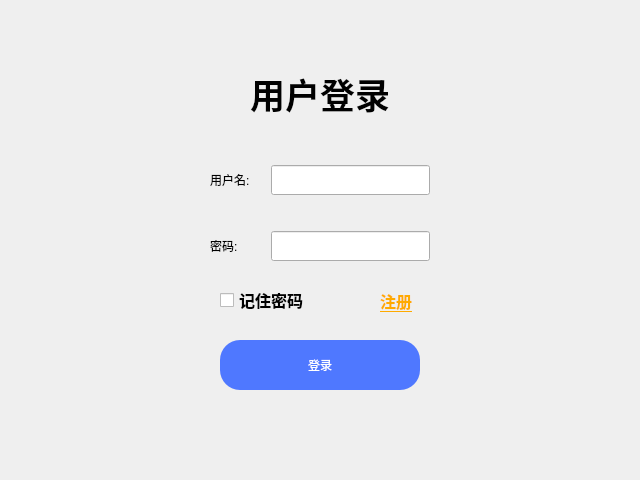
<?xml version="1.0" encoding="UTF-8"?>
<ui version="4.0">
 <class>Login</class>
 <widget class="QDialog" name="Login">
  <property name="geometry">
   <rect>
    <x>0</x>
    <y>0</y>
    <width>640</width>
    <height>480</height>
   </rect>
  </property>
  <property name="minimumSize">
   <size>
    <width>640</width>
    <height>480</height>
   </size>
  </property>
  <property name="windowTitle">
   <string>Dialog</string>
  </property>
  <layout class="QVBoxLayout" name="verticalLayout">
   <property name="spacing">
    <number>0</number>
   </property>
   <property name="leftMargin">
    <number>0</number>
   </property>
   <property name="topMargin">
    <number>0</number>
   </property>
   <property name="rightMargin">
    <number>0</number>
   </property>
   <property name="bottomMargin">
    <number>0</number>
   </property>
   <item>
    <widget class="TitleWidget" name="title_widget" native="true"/>
   </item>
   <item>
    <widget class="QStackedWidget" name="stackedWidget">
     <property name="currentIndex">
      <number>0</number>
     </property>
     <widget class="QWidget" name="login_page">
      <layout class="QVBoxLayout" name="verticalLayout_3">
       <item>
        <spacer name="verticalSpacer">
         <property name="orientation">
          <enum>Qt::Vertical</enum>
         </property>
         <property name="sizeHint" stdset="0">
          <size>
           <width>20</width>
           <height>33</height>
          </size>
         </property>
        </spacer>
       </item>
       <item>
        <widget class="QWidget" name="widget" native="true">
         <layout class="QHBoxLayout" name="horizontalLayout_3">
          <item>
           <spacer name="horizontalSpacer">
            <property name="orientation">
             <enum>Qt::Horizontal</enum>
            </property>
            <property name="sizeHint" stdset="0">
             <size>
              <width>103</width>
              <height>20</height>
             </size>
            </property>
           </spacer>
          </item>
          <item>
           <widget class="QWidget" name="widget_2" native="true">
            <layout class="QVBoxLayout" name="verticalLayout_2">
             <item>
              <widget class="QWidget" name="widget_6" native="true">
               <layout class="QHBoxLayout" name="horizontalLayout_4">
                <item>
                 <widget class="QLabel" name="label_3">
                  <property name="font">
                   <font>
                    <family>华文新魏</family>
                    <pointsize>26</pointsize>
                    <weight>75</weight>
                    <bold>true</bold>
                   </font>
                  </property>
                  <property name="text">
                   <string>用户登录</string>
                  </property>
                  <property name="alignment">
                   <set>Qt::AlignCenter</set>
                  </property>
                 </widget>
                </item>
               </layout>
              </widget>
             </item>
             <item>
              <widget class="QWidget" name="widget_7" native="true">
               <property name="minimumSize">
                <size>
                 <width>0</width>
                 <height>15</height>
                </size>
               </property>
              </widget>
             </item>
             <item>
              <widget class="QWidget" name="widget_3" native="true">
               <layout class="QGridLayout" name="gridLayout">
                <item row="2" column="0">
                 <widget class="QLabel" name="label_2">
                  <property name="text">
                   <string>密码:</string>
                  </property>
                 </widget>
                </item>
                <item row="0" column="2">
                 <widget class="QLineEdit" name="log_usr">
                  <property name="minimumSize">
                   <size>
                    <width>0</width>
                    <height>25</height>
                   </size>
                  </property>
                  <property name="font">
                   <font>
                    <family>Aharoni</family>
                    <pointsize>12</pointsize>
                    <weight>75</weight>
                    <bold>true</bold>
                   </font>
                  </property>
                  <property name="alignment">
                   <set>Qt::AlignCenter</set>
                  </property>
                 </widget>
                </item>
                <item row="2" column="2">
                 <widget class="QLineEdit" name="log_pwd">
                  <property name="minimumSize">
                   <size>
                    <width>0</width>
                    <height>25</height>
                   </size>
                  </property>
                  <property name="font">
                   <font>
                    <family>Aharoni</family>
                    <pointsize>12</pointsize>
                    <weight>75</weight>
                    <bold>true</bold>
                   </font>
                  </property>
                  <property name="alignment">
                   <set>Qt::AlignCenter</set>
                  </property>
                 </widget>
                </item>
                <item row="0" column="0">
                 <widget class="QLabel" name="label">
                  <property name="text">
                   <string>用户名:</string>
                  </property>
                 </widget>
                </item>
                <item row="0" column="1">
                 <spacer name="horizontalSpacer_4">
                  <property name="orientation">
                   <enum>Qt::Horizontal</enum>
                  </property>
                  <property name="sizeType">
                   <enum>QSizePolicy::Fixed</enum>
                  </property>
                  <property name="sizeHint" stdset="0">
                   <size>
                    <width>15</width>
                    <height>20</height>
                   </size>
                  </property>
                 </spacer>
                </item>
                <item row="1" column="0">
                 <spacer name="verticalSpacer_3">
                  <property name="orientation">
                   <enum>Qt::Vertical</enum>
                  </property>
                  <property name="sizeType">
                   <enum>QSizePolicy::Fixed</enum>
                  </property>
                  <property name="sizeHint" stdset="0">
                   <size>
                    <width>20</width>
                    <height>30</height>
                   </size>
                  </property>
                 </spacer>
                </item>
               </layout>
              </widget>
             </item>
             <item>
              <widget class="QWidget" name="widget_4" native="true">
               <layout class="QHBoxLayout" name="horizontalLayout_2">
                <item>
                 <spacer name="horizontalSpacer_11">
                  <property name="orientation">
                   <enum>Qt::Horizontal</enum>
                  </property>
                  <property name="sizeType">
                   <enum>QSizePolicy::Fixed</enum>
                  </property>
                  <property name="sizeHint" stdset="0">
                   <size>
                    <width>10</width>
                    <height>20</height>
                   </size>
                  </property>
                 </spacer>
                </item>
                <item>
                 <widget class="QCheckBox" name="rember_pwd">
                  <property name="font">
                   <font>
                    <family>新宋体</family>
                    <pointsize>12</pointsize>
                    <weight>75</weight>
                    <bold>true</bold>
                   </font>
                  </property>
                  <property name="text">
                   <string>记住密码</string>
                  </property>
                 </widget>
                </item>
                <item>
                 <spacer name="horizontalSpacer_3">
                  <property name="orientation">
                   <enum>Qt::Horizontal</enum>
                  </property>
                  <property name="sizeHint" stdset="0">
                   <size>
                    <width>40</width>
                    <height>20</height>
                   </size>
                  </property>
                 </spacer>
                </item>
                <item>
                 <widget class="QToolButton" name="log_register_btn">
                  <property name="font">
                   <font>
                    <family>新宋体</family>
                    <pointsize>12</pointsize>
                    <weight>75</weight>
                    <bold>true</bold>
                    <underline>true</underline>
                   </font>
                  </property>
                  <property name="styleSheet">
                   <string notr="true">color: rgb(255, 170, 0);</string>
                  </property>
                  <property name="text">
                   <string>注册</string>
                  </property>
                  <property name="autoRaise">
                   <bool>true</bool>
                  </property>
                 </widget>
                </item>
                <item>
                 <spacer name="horizontalSpacer_12">
                  <property name="orientation">
                   <enum>Qt::Horizontal</enum>
                  </property>
                  <property name="sizeType">
                   <enum>QSizePolicy::Fixed</enum>
                  </property>
                  <property name="sizeHint" stdset="0">
                   <size>
                    <width>10</width>
                    <height>20</height>
                   </size>
                  </property>
                 </spacer>
                </item>
               </layout>
              </widget>
             </item>
             <item>
              <widget class="QWidget" name="widget_5" native="true">
               <layout class="QHBoxLayout" name="horizontalLayout">
                <item>
                 <widget class="QToolButton" name="login_btn">
                  <property name="minimumSize">
                   <size>
                    <width>200</width>
                    <height>50</height>
                   </size>
                  </property>
                  <property name="styleSheet">
                   <string notr="true">#login_btn{font: 75 18pt &quot;Consolas&quot;;
color: rgb(255, 255, 255);
background-color: rgb(79, 120, 255);
border-radius:20px;
}
#login_btn:hover{
	background-color: rgb(144, 32, 255);
}</string>
                  </property>
                  <property name="text">
                   <string>登录</string>
                  </property>
                  <property name="autoRaise">
                   <bool>true</bool>
                  </property>
                 </widget>
                </item>
               </layout>
              </widget>
             </item>
             <item>
              <widget class="QWidget" name="widget_8" native="true">
               <property name="minimumSize">
                <size>
                 <width>0</width>
                 <height>15</height>
                </size>
               </property>
              </widget>
             </item>
            </layout>
           </widget>
          </item>
          <item>
           <spacer name="horizontalSpacer_2">
            <property name="orientation">
             <enum>Qt::Horizontal</enum>
            </property>
            <property name="sizeHint" stdset="0">
             <size>
              <width>102</width>
              <height>20</height>
             </size>
            </property>
           </spacer>
          </item>
         </layout>
        </widget>
       </item>
       <item>
        <spacer name="verticalSpacer_2">
         <property name="orientation">
          <enum>Qt::Vertical</enum>
         </property>
         <property name="sizeHint" stdset="0">
          <size>
           <width>20</width>
           <height>34</height>
          </size>
         </property>
        </spacer>
       </item>
      </layout>
     </widget>
     <widget class="QWidget" name="register_page">
      <layout class="QVBoxLayout" name="verticalLayout_5">
       <item>
        <spacer name="verticalSpacer_5">
         <property name="orientation">
          <enum>Qt::Vertical</enum>
         </property>
         <property name="sizeHint" stdset="0">
          <size>
           <width>20</width>
           <height>22</height>
          </size>
         </property>
        </spacer>
       </item>
       <item>
        <widget class="QWidget" name="widget_9" native="true">
         <layout class="QHBoxLayout" name="horizontalLayout_5">
          <item>
           <spacer name="horizontalSpacer_5">
            <property name="orientation">
             <enum>Qt::Horizontal</enum>
            </property>
            <property name="sizeHint" stdset="0">
             <size>
              <width>119</width>
              <height>20</height>
             </size>
            </property>
           </spacer>
          </item>
          <item>
           <widget class="QWidget" name="widget_10" native="true">
            <layout class="QVBoxLayout" name="verticalLayout_4">
             <item>
              <widget class="QWidget" name="widget_11" native="true">
               <layout class="QHBoxLayout" name="horizontalLayout_6">
                <item>
                 <widget class="QLabel" name="label_4">
                  <property name="font">
                   <font>
                    <family>华文新魏</family>
                    <pointsize>26</pointsize>
                    <weight>75</weight>
                    <bold>true</bold>
                   </font>
                  </property>
                  <property name="text">
                   <string>用户注册</string>
                  </property>
                  <property name="alignment">
                   <set>Qt::AlignCenter</set>
                  </property>
                 </widget>
                </item>
               </layout>
              </widget>
             </item>
             <item>
              <widget class="QWidget" name="widget_13" native="true">
               <layout class="QGridLayout" name="gridLayout_2">
                <item row="5" column="0">
                 <widget class="QLabel" name="label_10">
                  <property name="text">
                   <string>邮  箱：</string>
                  </property>
                 </widget>
                </item>
                <item row="4" column="0">
                 <widget class="QLabel" name="label_9">
                  <property name="text">
                   <string>手  机：</string>
                  </property>
                 </widget>
                </item>
                <item row="4" column="2">
                 <widget class="QLineEdit" name="reg_phone">
                  <property name="minimumSize">
                   <size>
                    <width>0</width>
                    <height>25</height>
                   </size>
                  </property>
                  <property name="font">
                   <font>
                    <family>宋体</family>
                   </font>
                  </property>
                  <property name="alignment">
                   <set>Qt::AlignCenter</set>
                  </property>
                 </widget>
                </item>
                <item row="3" column="2">
                 <widget class="QLineEdit" name="reg_surepwd">
                  <property name="minimumSize">
                   <size>
                    <width>0</width>
                    <height>25</height>
                   </size>
                  </property>
                  <property name="font">
                   <font>
                    <family>宋体</family>
                   </font>
                  </property>
                  <property name="echoMode">
                   <enum>QLineEdit::Password</enum>
                  </property>
                  <property name="alignment">
                   <set>Qt::AlignCenter</set>
                  </property>
                 </widget>
                </item>
                <item row="3" column="0">
                 <widget class="QLabel" name="label_8">
                  <property name="text">
                   <string>确定密码：</string>
                  </property>
                 </widget>
                </item>
                <item row="5" column="2">
                 <widget class="QLineEdit" name="reg_mail">
                  <property name="minimumSize">
                   <size>
                    <width>0</width>
                    <height>25</height>
                   </size>
                  </property>
                  <property name="font">
                   <font>
                    <family>宋体</family>
                   </font>
                  </property>
                  <property name="alignment">
                   <set>Qt::AlignCenter</set>
                  </property>
                 </widget>
                </item>
                <item row="0" column="0">
                 <widget class="QLabel" name="label_5">
                  <property name="text">
                   <string>用户名：</string>
                  </property>
                 </widget>
                </item>
                <item row="2" column="0">
                 <widget class="QLabel" name="label_7">
                  <property name="text">
                   <string>密  码：</string>
                  </property>
                 </widget>
                </item>
                <item row="1" column="2">
                 <widget class="QLineEdit" name="reg_nickname">
                  <property name="minimumSize">
                   <size>
                    <width>0</width>
                    <height>25</height>
                   </size>
                  </property>
                  <property name="font">
                   <font>
                    <family>宋体</family>
                   </font>
                  </property>
                  <property name="alignment">
                   <set>Qt::AlignCenter</set>
                  </property>
                 </widget>
                </item>
                <item row="2" column="2">
                 <widget class="QLineEdit" name="reg_pwd">
                  <property name="minimumSize">
                   <size>
                    <width>0</width>
                    <height>25</height>
                   </size>
                  </property>
                  <property name="font">
                   <font>
                    <family>宋体</family>
                   </font>
                  </property>
                  <property name="echoMode">
                   <enum>QLineEdit::Password</enum>
                  </property>
                  <property name="alignment">
                   <set>Qt::AlignCenter</set>
                  </property>
                 </widget>
                </item>
                <item row="1" column="0">
                 <widget class="QLabel" name="label_6">
                  <property name="text">
                   <string>昵  称：</string>
                  </property>
                 </widget>
                </item>
                <item row="0" column="2">
                 <widget class="QLineEdit" name="reg_usr">
                  <property name="minimumSize">
                   <size>
                    <width>0</width>
                    <height>25</height>
                   </size>
                  </property>
                  <property name="font">
                   <font>
                    <family>宋体</family>
                   </font>
                  </property>
                  <property name="alignment">
                   <set>Qt::AlignCenter</set>
                  </property>
                 </widget>
                </item>
                <item row="0" column="1">
                 <spacer name="horizontalSpacer_6">
                  <property name="orientation">
                   <enum>Qt::Horizontal</enum>
                  </property>
                  <property name="sizeType">
                   <enum>QSizePolicy::Fixed</enum>
                  </property>
                  <property name="sizeHint" stdset="0">
                   <size>
                    <width>15</width>
                    <height>20</height>
                   </size>
                  </property>
                 </spacer>
                </item>
               </layout>
              </widget>
             </item>
             <item>
              <widget class="QWidget" name="widget_15" native="true">
               <layout class="QHBoxLayout" name="horizontalLayout_8">
                <item>
                 <widget class="QToolButton" name="register_btn">
                  <property name="minimumSize">
                   <size>
                    <width>200</width>
                    <height>50</height>
                   </size>
                  </property>
                  <property name="styleSheet">
                   <string notr="true">#register_btn{font: 75 18pt &quot;Consolas&quot;;
color: rgb(255, 255, 255);
background-color: rgb(79, 120, 255);
border-radius:20px;
}
#register_btn:hover{
	background-color: rgb(144, 32, 255);
}</string>
                  </property>
                  <property name="text">
                   <string>注册</string>
                  </property>
                  <property name="autoRaise">
                   <bool>true</bool>
                  </property>
                 </widget>
                </item>
               </layout>
              </widget>
             </item>
             <item>
              <widget class="QWidget" name="widget_16" native="true">
               <property name="minimumSize">
                <size>
                 <width>0</width>
                 <height>15</height>
                </size>
               </property>
              </widget>
             </item>
            </layout>
           </widget>
          </item>
          <item>
           <spacer name="horizontalSpacer_8">
            <property name="orientation">
             <enum>Qt::Horizontal</enum>
            </property>
            <property name="sizeHint" stdset="0">
             <size>
              <width>118</width>
              <height>20</height>
             </size>
            </property>
           </spacer>
          </item>
         </layout>
        </widget>
       </item>
       <item>
        <spacer name="verticalSpacer_4">
         <property name="orientation">
          <enum>Qt::Vertical</enum>
         </property>
         <property name="sizeHint" stdset="0">
          <size>
           <width>20</width>
           <height>24</height>
          </size>
         </property>
        </spacer>
       </item>
      </layout>
     </widget>
     <widget class="QWidget" name="set_page">
      <widget class="QWidget" name="widget_12" native="true">
       <property name="geometry">
        <rect>
         <x>31</x>
         <y>31</y>
         <width>622</width>
         <height>388</height>
        </rect>
       </property>
       <layout class="QHBoxLayout" name="horizontalLayout_7">
        <item>
         <spacer name="horizontalSpacer_7">
          <property name="orientation">
           <enum>Qt::Horizontal</enum>
          </property>
          <property name="sizeHint" stdset="0">
           <size>
            <width>119</width>
            <height>20</height>
           </size>
          </property>
         </spacer>
        </item>
        <item>
         <widget class="QWidget" name="widget_14" native="true">
          <layout class="QVBoxLayout" name="verticalLayout_6">
           <item>
            <widget class="QWidget" name="widget_17" native="true">
             <layout class="QHBoxLayout" name="horizontalLayout_9">
              <item>
               <widget class="QLabel" name="label_11">
                <property name="font">
                 <font>
                  <family>华文新魏</family>
                  <pointsize>26</pointsize>
                  <weight>75</weight>
                  <bold>true</bold>
                 </font>
                </property>
                <property name="text">
                 <string>服务器设置</string>
                </property>
                <property name="alignment">
                 <set>Qt::AlignCenter</set>
                </property>
               </widget>
              </item>
             </layout>
            </widget>
           </item>
           <item>
            <widget class="QWidget" name="widget_18" native="true">
             <layout class="QGridLayout" name="gridLayout_3">
              <item row="0" column="1">
               <spacer name="horizontalSpacer_9">
                <property name="orientation">
                 <enum>Qt::Horizontal</enum>
                </property>
                <property name="sizeType">
                 <enum>QSizePolicy::Fixed</enum>
                </property>
                <property name="sizeHint" stdset="0">
                 <size>
                  <width>20</width>
                  <height>20</height>
                 </size>
                </property>
               </spacer>
              </item>
              <item row="0" column="2">
               <widget class="QLineEdit" name="address_server">
                <property name="minimumSize">
                 <size>
                  <width>0</width>
                  <height>25</height>
                 </size>
                </property>
                <property name="font">
                 <font>
                  <family>宋体</family>
                 </font>
                </property>
                <property name="alignment">
                 <set>Qt::AlignCenter</set>
                </property>
               </widget>
              </item>
              <item row="0" column="0">
               <widget class="QLabel" name="label_15">
                <property name="text">
                 <string>服务器地址:</string>
                </property>
               </widget>
              </item>
              <item row="2" column="2">
               <widget class="QLineEdit" name="port_server">
                <property name="minimumSize">
                 <size>
                  <width>0</width>
                  <height>25</height>
                 </size>
                </property>
                <property name="font">
                 <font>
                  <family>宋体</family>
                 </font>
                </property>
                <property name="alignment">
                 <set>Qt::AlignCenter</set>
                </property>
               </widget>
              </item>
              <item row="2" column="0">
               <widget class="QLabel" name="label_17">
                <property name="text">
                 <string>服务器端口:</string>
                </property>
               </widget>
              </item>
              <item row="1" column="0">
               <spacer name="verticalSpacer_8">
                <property name="orientation">
                 <enum>Qt::Vertical</enum>
                </property>
                <property name="sizeType">
                 <enum>QSizePolicy::Fixed</enum>
                </property>
                <property name="sizeHint" stdset="0">
                 <size>
                  <width>20</width>
                  <height>25</height>
                 </size>
                </property>
               </spacer>
              </item>
             </layout>
            </widget>
           </item>
           <item>
            <widget class="QWidget" name="widget_19" native="true">
             <layout class="QHBoxLayout" name="horizontalLayout_10">
              <item>
               <widget class="QToolButton" name="set_ok_btn">
                <property name="minimumSize">
                 <size>
                  <width>200</width>
                  <height>50</height>
                 </size>
                </property>
                <property name="styleSheet">
                 <string notr="true">#set_ok_btn{font: 75 18pt &quot;Consolas&quot;;
color: rgb(255, 255, 255);
background-color: rgb(79, 120, 255);
border-radius:20px;
}
#set_ok_btn:hover{
	background-color: rgb(144, 32, 255);
}</string>
                </property>
                <property name="text">
                 <string>确定</string>
                </property>
                <property name="autoRaise">
                 <bool>true</bool>
                </property>
               </widget>
              </item>
             </layout>
            </widget>
           </item>
           <item>
            <widget class="QWidget" name="widget_20" native="true">
             <property name="maximumSize">
              <size>
               <width>16777215</width>
               <height>20</height>
              </size>
             </property>
            </widget>
           </item>
          </layout>
         </widget>
        </item>
        <item>
         <spacer name="horizontalSpacer_10">
          <property name="orientation">
           <enum>Qt::Horizontal</enum>
          </property>
          <property name="sizeHint" stdset="0">
           <size>
            <width>118</width>
            <height>20</height>
           </size>
          </property>
         </spacer>
        </item>
       </layout>
      </widget>
     </widget>
    </widget>
   </item>
  </layout>
 </widget>
 <customwidgets>
  <customwidget>
   <class>TitleWidget</class>
   <extends>QWidget</extends>
   <header location="global">selfwidget/titlewidget.h</header>
   <container>1</container>
  </customwidget>
 </customwidgets>
 <tabstops>
  <tabstop>address_server</tabstop>
  <tabstop>port_server</tabstop>
  <tabstop>set_ok_btn</tabstop>
  <tabstop>log_usr</tabstop>
  <tabstop>log_pwd</tabstop>
  <tabstop>rember_pwd</tabstop>
  <tabstop>log_register_btn</tabstop>
  <tabstop>login_btn</tabstop>
  <tabstop>reg_usr</tabstop>
  <tabstop>reg_nickname</tabstop>
  <tabstop>reg_pwd</tabstop>
  <tabstop>reg_surepwd</tabstop>
  <tabstop>reg_phone</tabstop>
  <tabstop>reg_mail</tabstop>
  <tabstop>register_btn</tabstop>
 </tabstops>
 <resources/>
 <connections/>
</ui>
